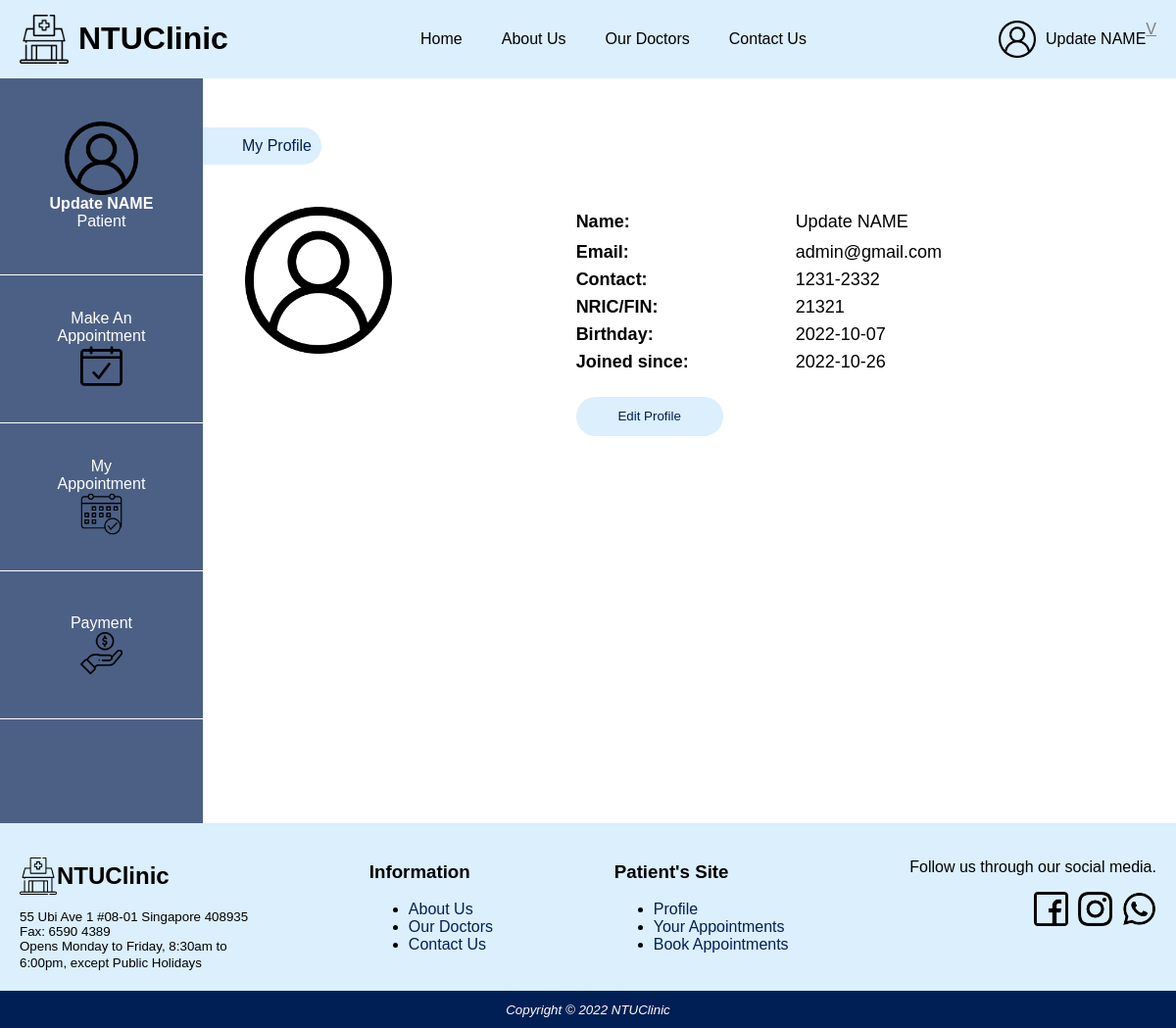
/patient/profile.php (signed in), run on the app's committed database.
### tables this page shows
CREATE TABLE `Patients` (
  `userid` int(10) UNSIGNED NOT NULL,
  `name` char(255) NOT NULL,
  `image` char(100) NOT NULL,
  `contact` char(10) NOT NULL,
  `nric` char(10) NOT NULL,
  `signupdate` varchar(20) NOT NULL,
  `birthday` varchar(15) NOT NULL,
  `email` char(100) NOT NULL,
  `password` char(255) NOT NULL
);

### methods/getUserData.php (called while the page is built, shortened)
<?php
include "dbconnect.php";
if (isset($_SESSION['valid_user']))
{
  $currentUserId = $_SESSION['valid_user_id'];
  $currentUserType = $_SESSION['valid_user_type'];
  $uid = 'userid';
  $query = 'select * from '.$currentUserType.' '
           ."where ".$uid."='$currentUserId'";
  $result = $dbcnx->query($query);
  if ($result->num_rows >0 )
  {
    while ($row = mysqli_fetch_assoc($result)){
      $currentUserData = $row;
    }
  }
}
?>

### patient/profile.php (the view, shortened to what this page needs)
<!DOCTYPE html>
<html lang="en">
<head>
<link rel="stylesheet" href="../style.css" />
<link rel="stylesheet" href="./sidepanel.css" />
<link rel='stylesheet' href="./profile.css" />
<body>
<div id="wrapper">
	<?php include 'header.php'; ?>
	<div id="bodycontent">
	<?php include "sidepanel.php"; ?>
	<div class="leftcontent">
		<div class="breadcrumb">
			<a href="profile.php" class="botnav">My Profile</a>
		</div>
		<div class="maincontainer">
		<table class="profile-table">
			<?php
				include '../methods/getUserData.php';
				echo "<tr>";
				echo "<td rowspan='7' style='vertical-align: top; margin: auto'><img src='../images/profile.png' width='150' height='150'></td>";
				echo "<th class='profile-row' style='text-align: left;'>Name:</th>";
				echo "<td><span id='name'>".$currentUserData['name']."</span></td>";
				echo "</tr>";
				echo "<tr>";
				echo "<th class='profile-col'>Email:</th>";
				echo "<td><span id='email'>".$currentUserData['email']."</span></td>";
				echo "</tr>";
				echo "<tr>";
				echo "<th class='profile-col'>Contact:</th>";
				echo "<td><span id='contact'>".$currentUserData['contact']."</span></td>";
				echo "</tr>";
				echo "<tr>";
				echo "<th class='profile-col'>NRIC/FIN:</th>";
				echo "<td><span id='nric'>".$currentUserData['nric']."</span></td>";
				echo "</tr>";
				echo "<tr>";
				echo "<th class='profile-col'>Birthday:</th>";
				echo "<td><span id='bday'>".$currentUserData['birthday']."</span></td>";
				echo "</tr>";
				echo "<tr>";
				echo "<th class='profile-col'>Joined since:</th>";
				echo "<td><span id='signupdate'>".$currentUserData['signupdate']."</span></td>";
				echo "</tr>";
			?>
		<tr>
			<td colspan="2"><button class="primarybutton" onclick="location.href='editprofile.php';" style="margin-top:20px">Edit Profile</button>
			</td>
		</tr>
		</table>
	</div>
	</div>
	</div>
	<?php include "footer.php";?>
</div>
</body>

### patient/sidepanel.php
<?php
  include '../methods/getUserData.php';
    echo '<div class="sidecontainer">';
    echo '<nav id="sidepanel">';
    echo '<a href="profile.php"><div class="panel" id="panel1">';
    echo '<img src="../images/profile.png" width="75" height="75">';
    echo '<p><b>'.$currentUserData['name'].'</b>';
    echo '<p>Patient</p>';
    echo '</div></a>';
    echo '<a href="bookappointment.php" id="sidenav">';
    echo '<div class="panel">';
    echo '<p id="abc">Make An<br>Appointment</p>';
    echo '<img src="../images/bookappointment.png" width="43" height="43"> ';
    echo '</div></a>';
    echo '<a href="myappointment.php" id="sidenav">';
    echo '<div class="panel">';
    echo '<p id="abc">My<br>Appointment</p>';
    echo '<img src="../images/myappointment.png" width="43" height="43">';
    echo '</div> </a>';
    echo '<a href="payment.php" id="sidenav">';
    echo '<div class="panel">';
    echo '<p id="abc">Payment</p>';
    echo '<img src="../images/payment.png" width="43" height="43">';
    echo '</div> </a>';
    echo '</nav>';
    echo '</div>';
?>

### style.css (style rules this page uses)
body { margin: 0px; width: 100vw; min-height: 100vh; overflow-x: hidden; font-family:arial, sans-serif; }
img { object-fit: cover; }
nav > a { text-decoration: none; color: #000000; }
#bodycontent { background-color: #FFFFFF; min-height: calc(100vh - 40px); }
.botnav { color:#001f54; }
.primarybutton { background: #dbeffd; color: #001f54; border: none; border-radius: 80px; height: 40px; width: 150px; cursor: pointer; margin-top: 20px; }
#wrapper { margin: auto; }

### patient/sidepanel.css (style rules this page uses)
.sidecontainer { width:250px; height:auto; background-color: #4c6085; color: white; width: 250px; }
.panel { display: flex; flex-direction: column; justify-content: center; align-items: center; color: white; background-color: #4c6085; cursor: pointer; height: 150px; text-align: center; border-bottom: 1px white solid; }
.panel > p { margin: 0px; }
#panel1 { height:200px; }
#sidenav { text-decoration: none; color: white; }
#bodycontent { display: flex; flex-direction: row; }
.leftcontent { width: 100%; }
.breadcrumb { color: #001f54; margin: 50px 0px 20px 0; background-color: #dbeffd; padding: 10px; padding-left: 40px; border-radius: 0 40px 40px 0; width: max-content; }
.maincontainer { padding-left: 40px; padding-top: 20px; }
.botnav { text-decoration: none; }

### patient/profile.css (style rules this page uses)
.profile-table { color: #000000; width: 900px; height: auto; font-size: 18px; line-height: 24px; }
.profile-row { height: 30px; }
.profile-col { width: 220px; text-align: left; }

### data on the page
patients: name "Update NAME", email "admin@gmail.com", contact "1231-2332", nric "21321", birthday "2022-10-07", signupdate "2022-10-26"

### other printed values
$_SESSION["valid_user"] "Update NAME"
